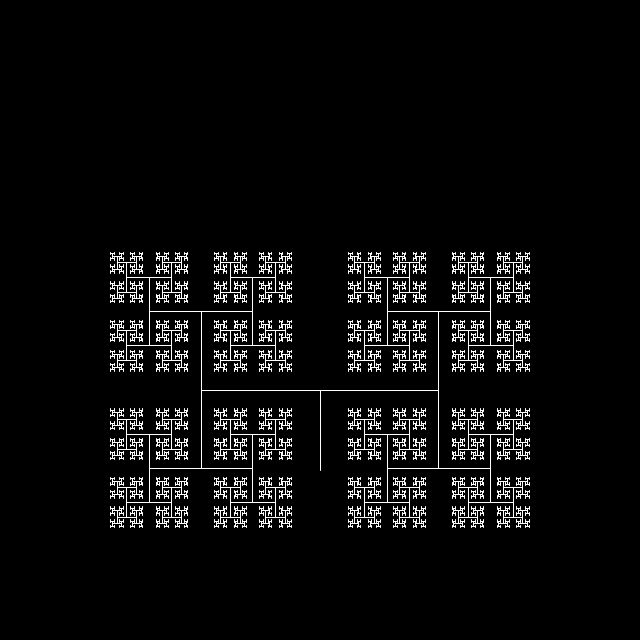
Frame 1 (no input)
Frame 60 (the mouse pressed at the canvas centre just before this capture): identical to frame 1, image omitted
Frame 120 (the mouse held since frame 60 and released just before this capture): identical to frame 1, image omitted

The Processing sketch that drew this single still picture (run headless with seeded random() and noise(); from frame 60 on, the mouse is pressed at the canvas centre):

// Processing sketch: TreeFractal
// ── TreeFractal.pde
//modified tree
//original code by Dan Shiffman
//https://processing.org/examples/tree.html

int[] shapes = {90,18,135,250};
int shapecount = 0;
 
float theta;   

boolean shapeswitch = true;

float a = 0; 

void setup() {
  size(640, 640);
}

void draw() {
  background(0);
  frameRate(30);
  stroke(255);
  
  
  if(shapeswitch){
   a = shapes[shapecount];}
  
  else{
    a = frameCount*0.5;
  }
  
 // println(a);
  // Convert it to radians
  theta = radians(a);
  // Start the tree from the bottom of the screen
  translate(width/2,(height/2)+150);
  // Draw a line 120 pixels
  line(0,0,0,-height/8);
  // Move to the end of that line
  translate(0,-height/8);
  // Start the recursive branching!
  branch(180);

}

void branch(float h) {
  // Each branch will be 2/3rds the size of the previous one
  h *= 0.66;
  
  // All recursive functions must have an exit condition!!!!
  // Here, ours is when the length of the branch is 2 pixels or less
  if (h > 1) {
    pushMatrix();    // Save the current state of transformation (i.e. where are we now)
    rotate(theta);   // Rotate by theta
    line(0, 0, 0, -h);  // Draw the branch
    translate(0, -h); // Move to the end of the branch
    branch(h);       // Ok, now call myself to draw two new branches!!
    popMatrix();     // Whenever we get back here, we "pop" in order to restore the previous matrix state
    
    // Repeat the same thing, only branch off to the "left" this time!
    pushMatrix();
    rotate(-theta);
    line(0, 0, 0, -h);
    translate(0, -h);
    branch(h);
    popMatrix();
    
  }
}

void mouseReleased(){
  shapecount++;
  shapecount = shapecount%shapes.length;
  
}

void keyPressed(){
  shapeswitch = !shapeswitch;;
  
}
